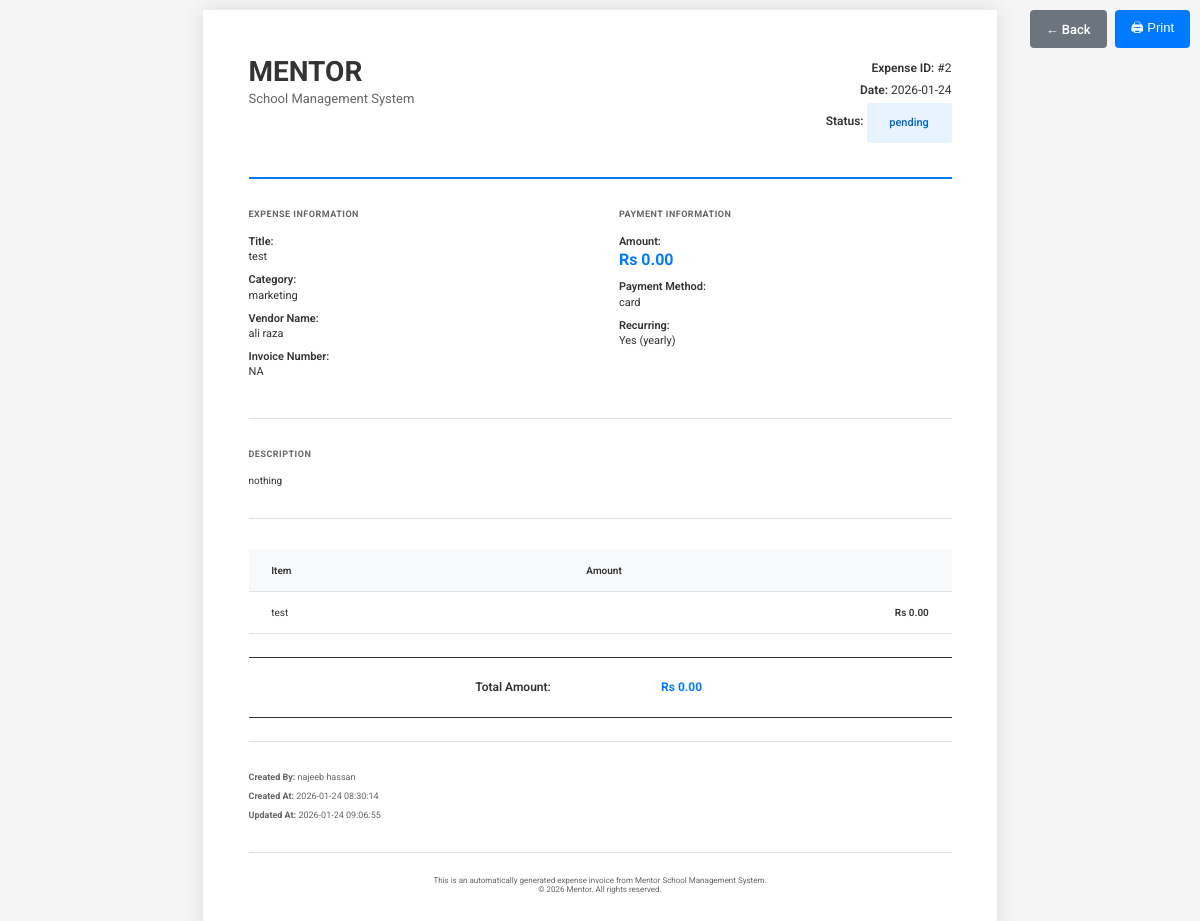
Screenshot of /App/Modules/SAAS_admin/views/expenses/expense_detail.php?id=2 (signed in) with the database file from the repository.
### tables this page shows
CREATE TABLE `saas_expenses` (
  `expense_id` int(11) NOT NULL,
  `title` varchar(150) NOT NULL,
  `description` text DEFAULT NULL,
  `category` enum('hosting','salary','marketing','maintenance','software','office','misc') NOT NULL,
  `amount` decimal(12,2) NOT NULL,
  `payment_method` enum('cash','bank','card','online') NOT NULL,
  `expense_date` date NOT NULL,
  `is_recurring` tinyint(1) DEFAULT 0,
  `recurring_cycle` enum('monthly','yearly') DEFAULT NULL,
  `vendor_name` varchar(150) DEFAULT NULL,
  `invoice_no` varchar(100) DEFAULT NULL,
  `status` enum('paid','pending') DEFAULT 'paid',
  `created_by` int(11) DEFAULT NULL,
  `created_at` timestamp NOT NULL DEFAULT current_timestamp(),
  `updated_at` timestamp NULL DEFAULT NULL ON UPDATE current_timestamp()
);

CREATE TABLE `super_admin` (
  `id` int(11) NOT NULL,
  `name` varchar(100) NOT NULL,
  `email` varchar(100) NOT NULL,
  `password` varchar(100) NOT NULL,
  `created_at` timestamp NOT NULL DEFAULT current_timestamp(),
  `updated_at` datetime NOT NULL
);

### App/Modules/SAAS_admin/Models/expense_model.php (called while the page is built, shortened)
<?php
class Expense
{
    private $db;
    public function __construct($db)
    {
        $this->db = $db;
    }
    public function getById($id)
    {
        try {
            $stmt = $this->db->prepare("SELECT e.*, s.name AS creator_name FROM saas_expenses e LEFT JOIN super_admin s ON e.created_by = s.id WHERE e.expense_id = ?");
            $stmt->execute([$id]);
            return $stmt->fetch(PDO::FETCH_ASSOC);
        } catch (PDOException $ex) {
            error_log("Expense::getById fallback due to DB error: " . $ex->getMessage());
            $stmt = $this->db->prepare("SELECT * FROM saas_expenses WHERE expense_id = ?");
            $stmt->execute([$id]);
            return $stmt->fetch(PDO::FETCH_ASSOC);
        }
    }
}
?>

### App/Modules/SAAS_admin/Views/expenses/expense_detail.php (the view, shortened to what this page needs)
<?php
require_once __DIR__ . '/../../../../Config/connection.php';
require_once __DIR__ . '/../../Models/expense_model.php';
$expense = null;
$error = null;
if (isset($_GET['id']) && !empty($_GET['id'])) {
    try {
        $expenseModel = new Expense($DB_con);
        $expense = $expenseModel->getById($_GET['id']);
    } catch (Exception $ex) {
        $error = 'Error loading expense: ' . $ex->getMessage();
        error_log($error);
    }
} else {
    $error = 'No expense ID provided.';
}
?>
<!DOCTYPE html>
<html lang="en">
<head>
</head>
<body>
    <?php if ($error) : ?>
        <div class="page-container">
            <div class="error-container">
                <div class="error-message">
                    <p><?= htmlspecialchars($error) ?></p>
                    <a href="expenses.php">&larr; Back to Expenses</a>
                </div>
            </div>
        </div>
    <?php else : ?>
        <div class="btn-container">
            <a href="expenses.php" class="btn btn-secondary">
                &larr; Back
            </a>
            <button class="btn btn-primary" onclick="window.print()">
                🖨 Print
            </button>
        </div>
        <div class="page-container">
            <div class="invoice-container">
                <div class="invoice-header">
                    <div class="invoice-title">
                        <h1>MENTOR</h1>
                        <p>School Management System</p>
                    </div>
                    <div class="invoice-no">
                        <p><strong>Expense ID:</strong> #<?= htmlspecialchars($expense['expense_id'] ?? '') ?></p>
                        <p><strong>Date:</strong> <?= htmlspecialchars($expense['expense_date'] ?? '') ?></p>
                        <p><strong>Status:</strong> <span class="badge badge-info"><?= htmlspecialchars($expense['status'] ?? 'Pending') ?></span></p>
                    </div>
                </div>
                <div class="invoice-details">
                    <div class="invoice-details-col">
                        <h3>Expense Information</h3>
                        <p><strong>Title:</strong><br><?= htmlspecialchars($expense['title'] ?? '') ?></p>
                        <p><strong>Category:</strong><br><?= htmlspecialchars($expense['category'] ?? '') ?></p>
                        <p><strong>Vendor Name:</strong><br><?= htmlspecialchars($expense['vendor_name'] ?? 'N/A') ?></p>
                        <p><strong>Invoice Number:</strong><br><?= htmlspecialchars($expense['invoice_no'] ?? 'N/A') ?></p>
                    </div>
                    <div class="invoice-details-col">
                        <h3>Payment Information</h3>
                        <p><strong>Amount:</strong><br><span style="font-size: 16px; color: #007bff; font-weight: 700;">Rs <?= number_format((float)($expense['amount'] ?? 0), 2) ?></span></p>
                        <p><strong>Payment Method:</strong><br><?= htmlspecialchars($expense['payment_method'] ?? 'N/A') ?></p>
                        <p><strong>Recurring:</strong><br><?= ($expense['is_recurring'] == 1 ? 'Yes (' . htmlspecialchars($expense['recurring_cycle'] ?? '') . ')' : 'No') ?></p>
                    </div>
                </div>
                <?php if (!empty($expense['description'])) : ?>
                    <div class="description-section">
                        <h3>Description</h3>
                        <p><?= htmlspecialchars($expense['description']) ?></p>
                    </div>
                <?php endif; ?>
                <table class="table">
                    <thead>
                        <tr>
                            <th>Item</th>
                            <th class="text-right">Amount</th>
                        </tr>
                    </thead>
                    <tbody>
                        <tr>
                            <td><?= htmlspecialchars($expense['title'] ?? 'Expense') ?></td>
                            <td class="text-right" style="font-weight: 600;">Rs <?= number_format((float)($expense['amount'] ?? 0), 2) ?></td>
                        </tr>
                    </tbody>
                </table>
                <div class="table-summary">
                    <div class="summary-row total">
                        <div class="summary-label">Total Amount:</div>
                        <div class="summary-value">Rs <?= number_format((float)($expense['amount'] ?? 0), 2) ?></div>
                    </div>
                </div>
                <div class="metadata">
                    <p><strong>Created By:</strong> <?= htmlspecialchars($expense['creator_name'] ?? ($expense['created_by'] ? 'User ID: ' . $expense['created_by'] : 'System')) ?></p>
                    <p><strong>Created At:</strong> <?= htmlspecialchars($expense['created_at'] ?? '') ?></p>
                    <?php if (!empty($expense['updated_at'])) : ?>
                        <p><strong>Updated At:</strong> <?= htmlspecialchars($expense['updated_at']) ?></p>
                    <?php endif; ?>
                </div>
                <div class="invoice-footer">
                    <p>This is an automatically generated expense invoice from Mentor School Management System.</p>
                    <p>&copy; <?= date('Y') ?> Mentor. All rights reserved.</p>
                </div>
            </div>
        </div>
    <?php endif; ?>
</body>
</html>

### App/Modules/SAAS_admin/Views/expenses/expense_detail.php (style rules this page uses)
* { margin: 0; padding: 0; box-sizing: border-box; }
body { font-family: 'Roboto', sans-serif; background: #f5f5f5; padding: 0; margin: 0; }
.page-container { width: 100%; min-height: 100vh; display: flex; align-items: center; justify-content: center; padding: 10px; }
.invoice-container { width: 210mm; height: 297mm; background: white; padding: 12mm; box-shadow: 0 0 20px rgba(0,0,0,0.1); position: relative; overflow: hidden; }
.invoice-header { display: flex; justify-content: space-between; align-items: flex-start; border-bottom: 2px solid #007bff; padding-bottom: 8mm; margin-bottom: 8mm; }
.invoice-title h1 { margin: 0; font-size: 28px; color: #333; font-weight: 700; }
.invoice-title p { margin: 3px 0 0 0; color: #666; font-size: 13px; font-weight: 400; }
.invoice-no { text-align: right; font-size: 12px; }
.invoice-no p { margin: 4px 0; color: #333; line-height: 1.5; }
.invoice-no strong { font-weight: 600; }
.invoice-details { display: grid; grid-template-columns: 1fr 1fr; gap: 10mm; margin-bottom: 8mm; padding-bottom: 8mm; border-bottom: 1px solid #ddd; }
.invoice-details-col h3 { margin: 0 0 4mm 0; font-size: 9px; font-weight: 700; text-transform: uppercase; color: #666; letter-spacing: 0.5px; }
.invoice-details-col p { margin: 2mm 0; color: #333; line-height: 1.4; font-size: 11px; }
.invoice-details-col strong { font-weight: 600; }
.description-section { margin-bottom: 8mm; padding-bottom: 8mm; border-bottom: 1px solid #ddd; }
.description-section h3 { margin: 0 0 4mm 0; font-size: 9px; font-weight: 700; text-transform: uppercase; color: #666; letter-spacing: 0.5px; }
.description-section p { margin: 0; color: #333; line-height: 1.4; font-size: 10px; white-space: pre-wrap; }
.table { width: 100%; border-collapse: collapse; margin: 6mm 0; }
.table th { background-color: #f8f9fa; padding: 4mm 6mm; text-align: left; font-weight: 600; border-bottom: 1px solid #dee2e6; color: #333; font-size: 10px; }
.table td { padding: 4mm 6mm; border-bottom: 1px solid #dee2e6; color: #333; font-size: 10px; }
.text-right { text-align: right; }
.table-summary { margin-top: 6mm; text-align: right; margin-right: 0; }
.summary-row { display: grid; grid-template-columns: 80mm 30mm; gap: 10mm; margin: 3mm 0; padding: 3mm 0; font-size: 11px; }
.summary-row.total { border-top: 1px solid #333; border-bottom: 1px solid #333; font-weight: 700; font-size: 12px; padding: 6mm 0; }
.summary-label { text-align: right; color: #333; font-weight: 600; }
.summary-value { text-align: right; color: #007bff; font-weight: 700; }
.metadata { margin-top: 6mm; padding-top: 6mm; border-top: 1px solid #ddd; font-size: 9px; color: #666; }
.metadata p { margin: 2mm 0; line-height: 1.3; }
.invoice-footer { margin-top: 8mm; padding-top: 6mm; border-top: 1px solid #ddd; text-align: center; color: #666; font-size: 8px; }
.badge { display: inline-block; padding: 3mm 6mm; border-radius: 3px; font-weight: 500; font-size: 11px; }
.badge-info { background-color: #e7f3ff; color: #0066cc; }
.btn-container { position: fixed; top: 10px; right: 10px; display: flex; gap: 8px; z-index: 1000; }
.btn { padding: 8px 16px; border: none; border-radius: 4px; cursor: pointer; font-size: 13px; font-weight: 500; text-decoration: none; display: inline-flex; align-items: center; gap: 6px; }
.btn-secondary { background-color: #6c757d; color: white; }
.btn-primary { background-color: #007bff; color: white; }

### rows the page displays
saas_expenses: expense_id "2", expense_date "2026-01-24", status "pending", title "test", category "marketing", vendor_name "ali raza", invoice_no "NA", amount "0.00", payment_method "card", recurring_cycle "yearly", description "nothing", super_admin.name "najeeb hassan", created_at "2026-01-24 08:30:14", updated_at "2026-01-24 09:06:55"
